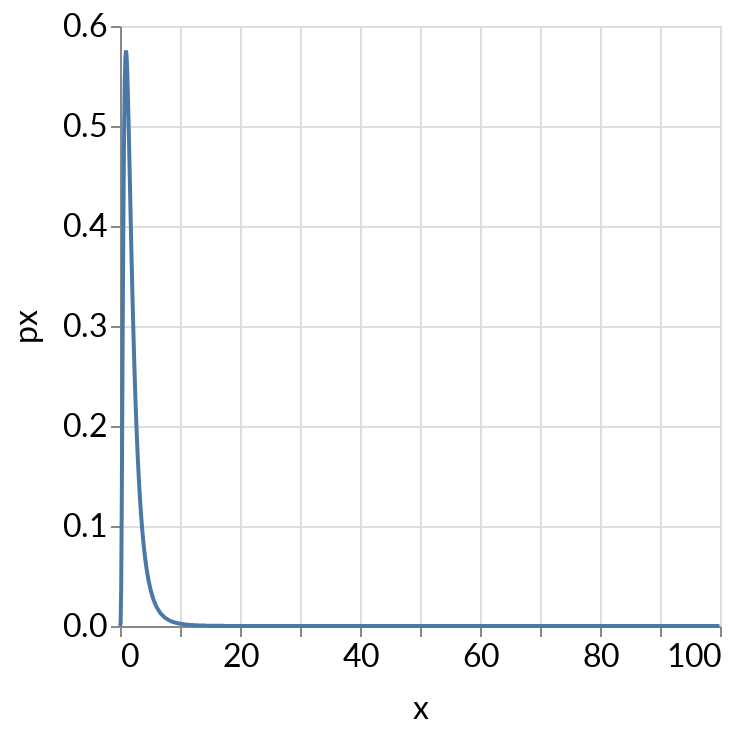

Source (notebook cell):
### Code cell
# gaussian density
distribution_chart(
    pdf_transform_expression = 'densityNormal(log(datum.x), log(datum.mean), log(datum.std))',
    xmin = 0,
    xmax = 100,
    xstep = .1,
    mean = distribution_parameter(
        min=0.1,
        max=100,
        step=.1,
        init_value=1,
        name='Mean'
    ),
    std = distribution_parameter(
        min=1.1,
        max=5,
        step=.1,
        init_value=2,
        name='Std'
    )
)

### Figure 1 — Vega-Lite specification as saved in the notebook (floating-point values rounded to 4 significant figures)
{"config": {"title": {"fontSize": 24.0, "font": ["Lato", "Helvetica Neue", "Helvetica", "Arial", "Sans Serif"], "fontWeight": "normal"}, "axisX": {"labelFont": ["Lato", "Helvetica Neue", "Helvetica", "Arial", "Sans Serif"], "labelFontSize": 16, "titleFont": ["Lato", "Helvetica Neue", "Helvetica", "Arial", "Sans Serif"], "titleFontSize": 16, "titleFontWeight": "normal", "titlePadding": 10}, "axisY": {"labelFont": ["Lato", "Helvetica Neue", "Helvetica", "Arial", "Sans Serif"], "labelFontSize": 16, "titleFont": ["Lato", "Helvetica Neue", "Helvetica", "Arial", "Sans Serif"], "titleFontSize": 16, "titleFontWeight": "normal", "titlePadding": 10}, "legend": {"labelFont": ["Lato", "Helvetica Neue", "Helvetica", "Arial", "Sans Serif"], "labelFontSize": 16, "titleFont": ["Lato", "Helvetica Neue", "Helvetica", "Arial", "Sans Serif"], "titleFontSize": 16, "titleFontWeight": "normal"}, "text": {"font": ["Lato", "Helvetica Neue", "Helvetica", "Arial", "Sans Serif"], "fontSize": 14.4}}, "data": {"sequence": {"start": 0, "stop": 100, "step": 0.1, "as": "x"}}, "mark": "line", "encoding": {"x": {"type": "quantitative", "field": "x"}, "y": {"type": "quantitative", "field": "px"}}, "selection": {"selector006": {"type": "single", "bind": {"input": "range", "min": 1.1, "max": 5, "step": 0.1, "name": "Std"}, "init": {"value": 2}}, "selector005": {"type": "single", "bind": {"input": "range", "min": 0.1, "max": 100, "step": 0.1, "name": "Mean"}, "init": {"value": 1}}}, "transform": [{"calculate": "selector005.value", "as": "mean"}, {"calculate": "selector006.value", "as": "std"}, {"calculate": "densityNormal(log(datum.x), log(datum.mean), log(datum.std))", "as": "px"}], "$schema": "https://vega.github.io/schema/vega-lite/v4.8.1.json"}
